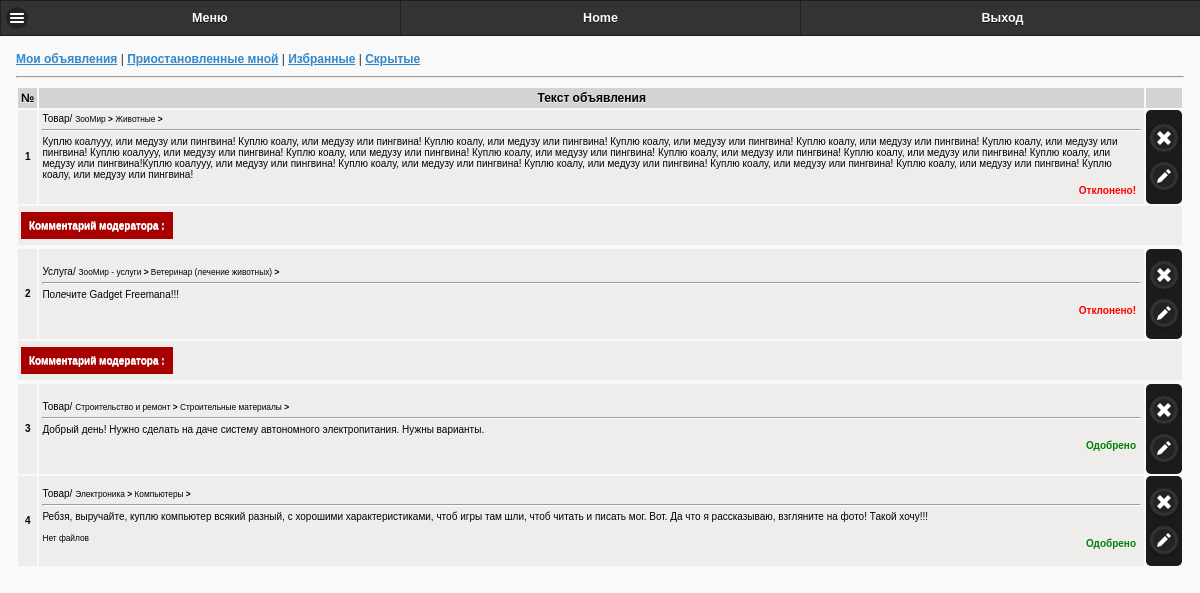
The app's page /mobile/cabinet/ads_my.php (signed in) with its own data.
### tables this page shows
CREATE TABLE `ads` (
  `id` int(11) NOT NULL AUTO_INCREMENT,
  `date` text NOT NULL,
  `author` text NOT NULL,
  `type` int(11) NOT NULL,
  `cat1` text NOT NULL,
  `cat2` text NOT NULL,
  `cat3` text NOT NULL,
  `text` text NOT NULL,
  `region` text NOT NULL,
  `city` text NOT NULL,
  `status` text NOT NULL,
  `files` text NOT NULL,
  `comment` text NOT NULL,
  PRIMARY KEY (`id`)
);

CREATE TABLE `cats` (
  `id` int(11) NOT NULL AUTO_INCREMENT,
  `cat` text NOT NULL,
  `parent_id` int(11) NOT NULL,
  `type` int(11) NOT NULL,
  PRIMARY KEY (`id`)
);

### mobile/cabinet/ads_my.php (the view, shortened to what this page needs)
<html>
    <head>
		<link rel="stylesheet" href="../css/jquery.mobile-1.4.5.min.css" />
		<link rel="stylesheet" href="../css/style.css" />
    </head>
<body >
<div data-role="page"  style="min-height: 613px;">
<div data-role="header" data-theme="b" data-position="fixed">
  <div data-role="navbar">
	<ul>
		<li>
            <a href="#leftpanel1" data-theme="b" class=" ui-icon-bars ui-btn-icon-left ">Меню</a>
        </li>
        <li>
            <a href="../index.php" data-theme="b" rel="external" class="">Home</a>
        </li>
        <li>
				<a href='../../logout_mob.php' rel='external' data-position-to='window' class='' data-transition='pop'>Выход</a>
        </li>
	</ul>
  </div>
</div>
<div role="main" class="ui-content grid" >
<div class='links'>
<a href='ads_my.php' rel='external'>Мои объявления</a> |
<a href='ads_my_arh.php' rel='external'>Приостановленные мной</a>  |
<a href='fav_ob.php' rel='external'>Избранные</a>  |
<a href='hide_ob.php' rel='external'>Скрытые</a>
</div>
	 <hr>
<?php
$db=new Database();
$user_id=$_COOKIE['id'];
$ads=$db->db_select("ads","WHERE author='$user_id' and (status=0 OR status=2 OR status=3) order by id desc");
$ads_count=count($ads);
echo "<table class='table table-bordered' width=100%>";
echo "<tr>
		<th>№</th>
		<th>Текст объявления</th>
		<th></th>
	</tr>";
for($i=0;$i<$ads_count; $i++){
	if($ads[$i]['type']==0){
		$type='Товар';
	}else{
		$type='Услуга';
	}
	if($ads[$i]['status']==2){
		$status='<font color=green>Одобрено</font>';
	}
	if($ads[$i]['status']==3){
		$status='<font color=red>Отклонено!</font>';
	}
	echo "<tr>
		<td align=center><b>".($i+1)."</b></td>
		<td>".$type."/
		<small>".$db->get_cat_by_id($ads[$i]['cat1'])."<b> > </b>
		".$db->get_cat_by_id($ads[$i]['cat2'])."<b> > </b>
		".$db->get_cat_by_id($ads[$i]['cat3'])."</small>
		<hr style='border-bottom:1px solid white;'>
		".$ads[$i]['text']."
		<br>
		";
		if($ads[$i]['files']<>""){
		echo "
	<br>
		<small>
		";
			$db->get_files_public_mob("../../uploads/".$ads[$i]['author']."/".$ads[$i]['files']."/","");
		echo "
		</small>
		";
		}
		echo "
			<b style='float:right; padding:5px;'>".$status."</b>
		</td>
		<td align=center style='background-color:#1b1b1b; border-radius:5px;'>
		<a href='ads_my.php?id=".$ads[$i]['id']."'  rel='external' class='ui-btn ui-shadow ui-corner-all ui-icon-delete ui-btn-icon-notext ui-btn-b'>Delete</a>
		<a href='ads_edit.php?id=".$ads[$i]['id']."'  rel='external' class='ui-btn ui-shadow ui-corner-all ui-icon-edit ui-btn-icon-notext ui-btn-b'>edit</a>
		</td>
	</tr>
	";
	if($ads[$i]['status']==3){
		echo "
			<tr>
				<td colspan=7>
				<br />
				<b style='background-color: #A80000; color:white; padding:8px;'>Комментарий модератора :</b> ".$ads[$i]['comment']."
				<br /><br />
				</td>
			<tr>
		";
	}
}
echo "</table>";
?>
</div>
</body>
</html>

### classes/db.php (shortened to what this page needs)
<?php
class Database{
	public function db_connect(){
		$this->conn = mysqli_connect(HOST, USER_NAME, USER_PASS, DB_NAME);
	}
	public function db_select($table_name,$sql_param){
		$conn= $this->conn;
		$sql = "SELECT * FROM ".$table_name." ".$sql_param;
		$result = mysqli_query($conn, $sql);
		if (mysqli_num_rows($result) > 0) {
			while($row = mysqli_fetch_assoc($result)) {
				$rows[]=$row;
			}
		}
		return $rows;
	}
	public function get_cat_by_id($id){
		$conn= $this->conn;
		$sql = "SELECT * FROM cats WHERE id='$id'";
		$result = mysqli_query($conn, $sql);
		if (mysqli_num_rows($result) > 0) {
			while($row = mysqli_fetch_assoc($result)) {
				$rows=$row['cat'];
			}
		}
		return $rows;
	}
		public function get_files_public_mob($dirr,$ads_id) {
			if(file_exists($dirr)){
			$dir= scandir($dirr);
			$dir_count=count($dir);
			for($i=2;$i<$dir_count;$i++){
				echo "
				<a href='#'>
				  <img  src='".$dirr."".$dir[$i]."' height='40em' >
				</a>
				";
			}
		}else{
			echo "Нет файлов";
		}
	}
}
?>

### mobile/cabinet/ads_my.php (style rules this page uses)
td { padding:3px; font-size:10px; color:black; background-color:#EFECEC; border:1px solid lighthgrey; }
th { //border:1px solid grey; padding:3px; background-color:lightgrey; font-size:12px; color:black; }
.links { font-size:12px; }

### records on screen
ads: type "Товар", cat1.cat "ЗооМир", cat2.cat "Животные", text "Куплю коалууу, или медузу или пингвина! Куплю коалу, или медузу или пингвина! Куплю коалу, или медузу или пингвина! Куплю коалу, или медузу или пингвина! Куплю коалу, или медузу или пингвина! Куплю коалу, или медузу или пингвина! Куплю коалууу, или медузу или пингвина! Куплю коалу, или медузу или пингвина! Куплю коалу, или медузу или пингвина! Куплю коалу, или медузу или пингвина! Куплю коалу, или медузу или пингвина! Куплю коалу, или медузу или пингвина!Куплю коалууу, или медузу или пингвина! Куплю коалу, или медузу или пингвина! Куплю коалу, или медузу или пингвина! Куплю коалу, или медузу или пингвина! Куплю коалу, или медузу или пингвина! Куплю коалу, или медузу или пингвина!", status "Отклонено!"
ads: type "Услуга", cat1.cat "ЗооМир - услуги", cat2.cat "Ветеринар (лечение животных)", text "Полечите Gadget Freemanа!!!", status "Отклонено!"
ads: type "Товар", cat1.cat "Строительство и ремонт", cat2.cat "Строительные материалы", text "Добрый день! Нужно сделать на даче систему автономного электропитания. Нужны варианты.", status "Одобрено"
ads: type "Товар", cat1.cat "Электроника", cat2.cat "Компьютеры", text "Ребзя, выручайте, куплю компьютер всякий разный, с хорошими характеристиками, чтоб игры там шли, чтоб читать и писать мог. Вот. Да что я рассказываю, взгляните на фото! Такой хочу!!!", files "Нет файлов", status "Одобрено"
